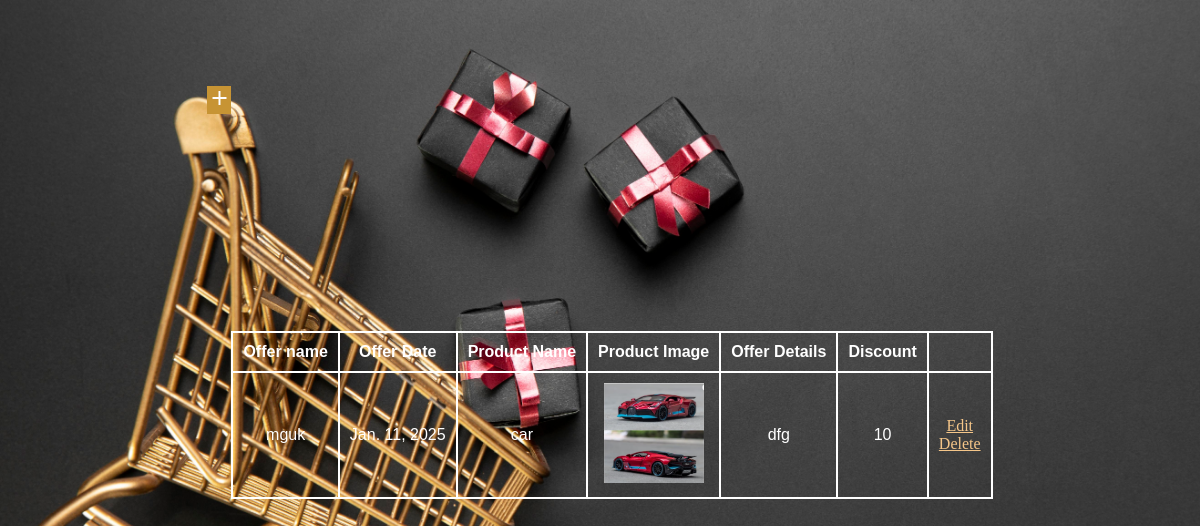
The page /selleroffer on the database as committed earlier.
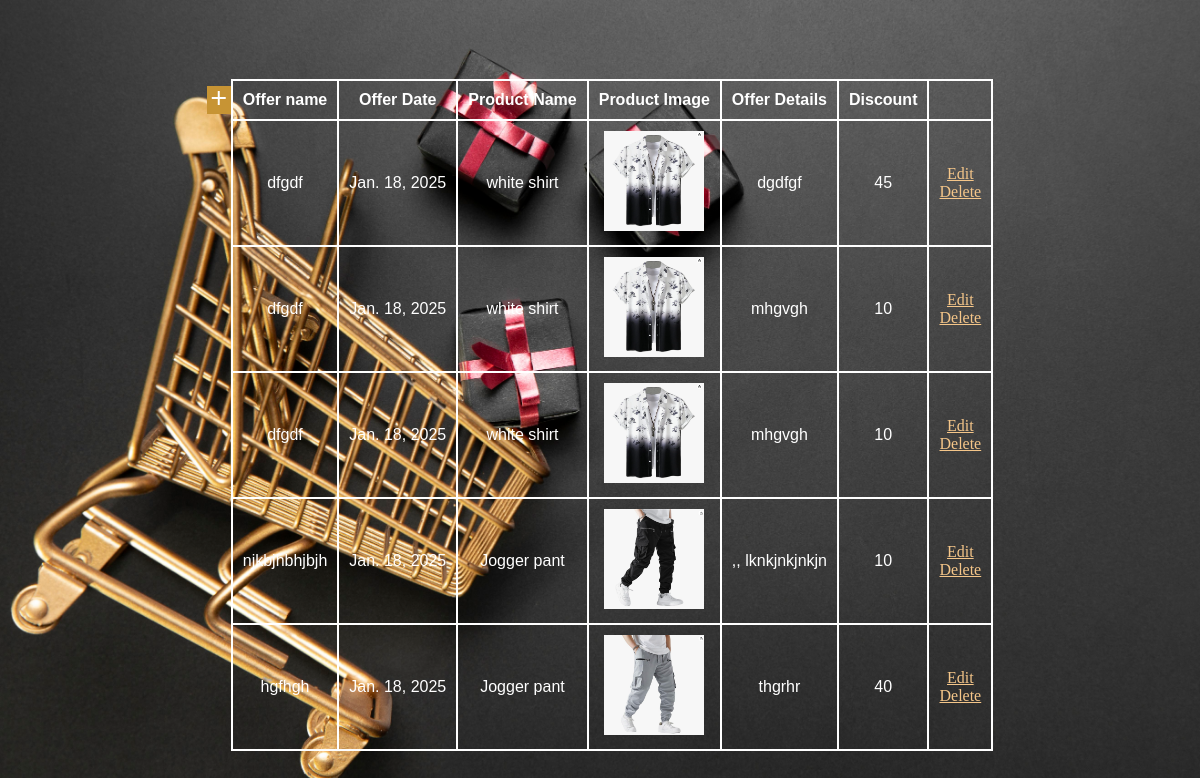
The same page on the database as committed later.
### SpeedKartApp/models.py (models this page shows)
class Offer_Table(models.Model):
    Offer_name = models.CharField(max_length=100, null=True, blank=True)
    PRODUCT_ID = models.ForeignKey(Product_Table, on_delete=models.CASCADE, null=True, blank=True)
    created_at = models.DateField(auto_now_add= True, null=True, blank=True)
    updated_at = models.DateField(auto_now= True, null=True, blank=True)
    Offer_details = models.CharField(max_length=100, null=True, blank=True)
    discount = models.IntegerField(null=True, blank=True)

class Product_Table(models.Model):
    SELLER_ID = models.ForeignKey(Seller_Table, on_delete=models.CASCADE, null=True, blank=True)
    CATEGORY= models.ForeignKey(Category_Table, on_delete=models.CASCADE, null=True, blank=True)
    Product_name = models.CharField(max_length=100, null=True, blank=True)
    Product_image = models.FileField(upload_to='product/',null= True,blank=True)
    Description =  models.CharField(max_length= 100, null= True, blank= True)
    Price = models.IntegerField(null= True, blank= True)
    Quantity = models.IntegerField(null= True, blank= True)

### SpeedKartApp/views.py (the view)
# urls.py: path('selleroffer', SellerOffer.as_view(), name="selleroffer"),
class SellerOffer(View):
    def get(self, request):
        c=Offer_Table.objects.all()
        return render(request, 'seller/manageoffer_seller.html',{'obj': c})

### templates/seller/manageoffer_seller.html (shortened to what this page needs)
{% load static %}
<!DOCTYPE html>
<html lang="en">
<head>
    <link rel="stylesheet" href="{% static 'style.css'  %}">
</head>
<body>
    <div class="test">
        <div class="add">
            <a href="/selleraddoffer"><i class ="material-icons">add</i></a>
        </div>
    <table>
        <tr>
        <th>Offer name </th>
        <th>Offer Date</th>
        <th>Product Name</th>
        <th>Product Image</th>
        <th>Offer Details</th>
        <th>Discount</th>
        <th></th>
        </tr>
        {% for i in obj %}
       <tr>
        <td>{{ i.Offer_name}}</td>
        <td>{{ i.created_at}}</td>
        <td>{{ i.PRODUCT_ID.Product_name }}</td>
        <td><img src="{{i.PRODUCT_ID.Product_image.url}}" alt="" height="100px" width="100px"></td>
        <td>{{ i.Offer_details}}</td>
        <td>{{ i.discount}}</td>
        <td>
            <a href="/editoffer/{{i.id}}">Edit</a><br>
            <a href="/deleteoff/{{i.id}}" onclick="return confirm('Are you sure you want to delete this item?')">Delete</a>
        </td>
    </tr>
    {% endfor %}
    </table>
</body>
</html>

Rows that differ between the two databases and show on the page:
removed Offer_Table: Offer_name "mguk", created_at "Jan. 11, 2025", PRODUCT_ID.Product_name "car", PRODUCT_ID.Product_image (picture), Offer_details "dfg", discount "10"
added Offer_Table: Offer_name "dfgdf", created_at "Jan. 18, 2025", PRODUCT_ID.Product_name "white shirt", PRODUCT_ID.Product_image (picture), Offer_details "dgdfgf", discount "45"
added Offer_Table: Offer_name "dfgdf", created_at "Jan. 18, 2025", PRODUCT_ID.Product_name "white shirt", PRODUCT_ID.Product_image (picture), Offer_details "mhgvgh", discount "10"
added Offer_Table: Offer_name "dfgdf", created_at "Jan. 18, 2025", PRODUCT_ID.Product_name "white shirt", PRODUCT_ID.Product_image (picture), Offer_details "mhgvgh", discount "10"
added Offer_Table: Offer_name "njkbjhbhjbjh", created_at "Jan. 18, 2025", PRODUCT_ID.Product_name "Jogger pant", PRODUCT_ID.Product_image (picture), Offer_details ",, lknkjnkjnkjn", discount "10"
added Offer_Table: Offer_name "hgfhgh", created_at "Jan. 18, 2025", PRODUCT_ID.Product_name "Jogger pant", PRODUCT_ID.Product_image (picture), Offer_details "thgrhr", discount "40"
